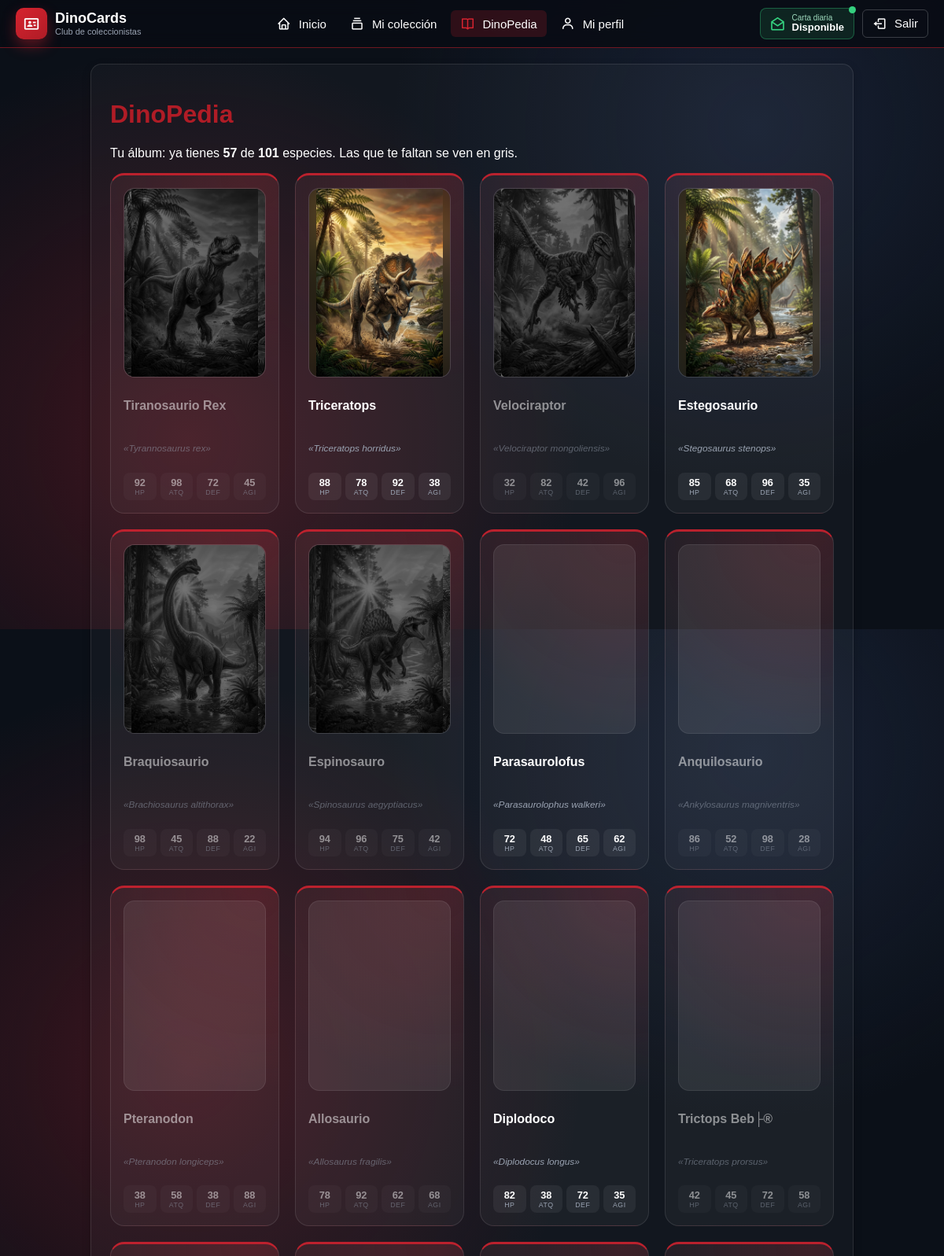
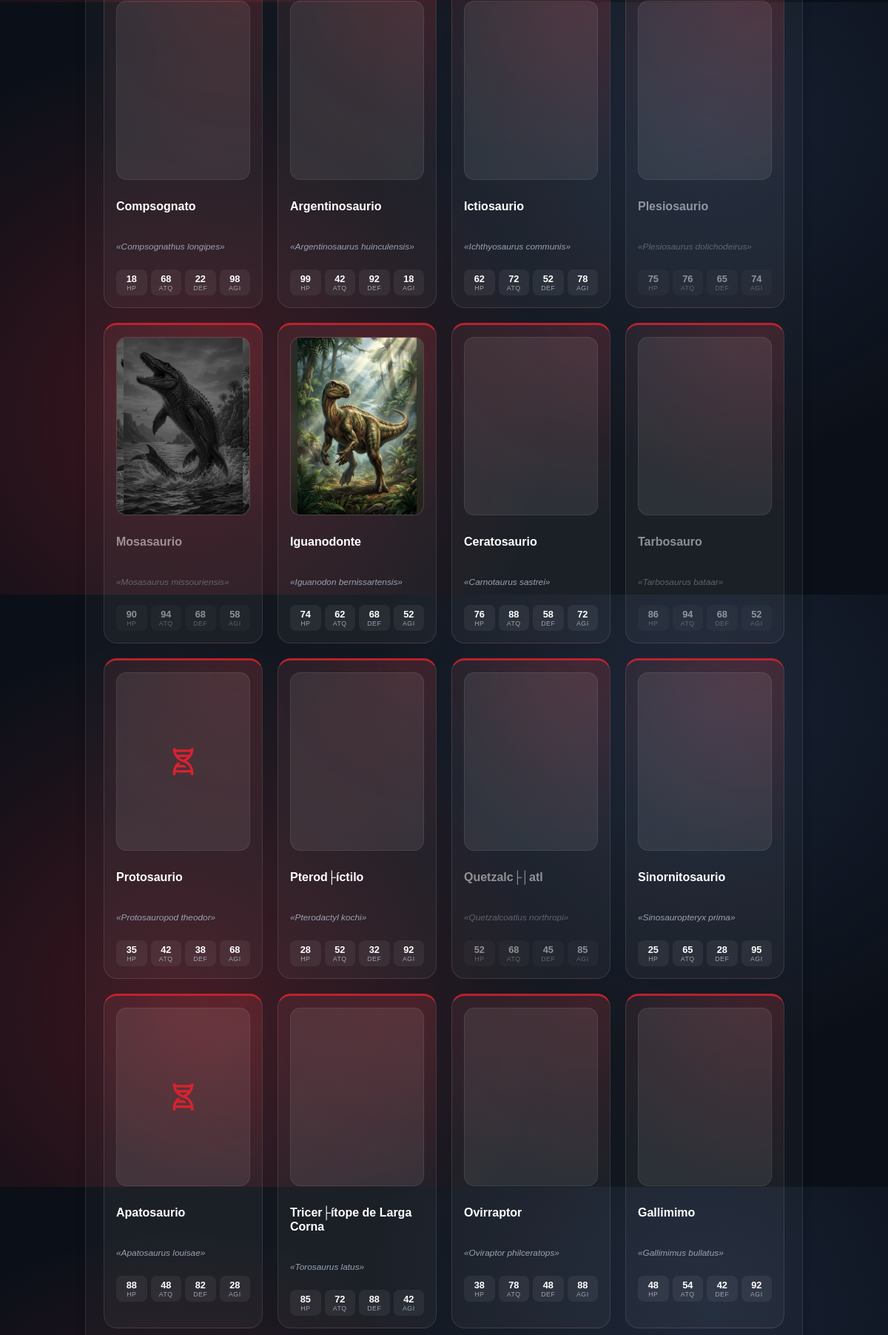
The page /dinopedia.php (signed in, upper part) on the database its author committed (2 pictures, top to bottom).
### tables this page shows
CREATE TABLE `dinosaurios` (
  `id` int NOT NULL AUTO_INCREMENT,
  `nombre` varchar(64) DEFAULT NULL,
  `especie` varchar(1024) DEFAULT NULL,
  `periodo` varchar(1024) DEFAULT NULL,
  `imagen_url` varchar(1024) DEFAULT NULL,
  `altura` decimal(4,2) DEFAULT NULL,
  `largo` decimal(4,2) DEFAULT NULL,
  `peso` decimal(6,3) DEFAULT NULL,
  `hp` int DEFAULT NULL,
  `vigor` int DEFAULT NULL,
  `ataque` int DEFAULT NULL,
  `defensa` int DEFAULT NULL,
  `agilidad` int DEFAULT NULL,
  PRIMARY KEY (`id`)
);

### src/ColeccionService.php (called while the page is built, shortened)
<?php
function obtenerIdsColeccion(int $usuario_id): array
{
    global $conexion;
    $ids = [];
    $consulta = $conexion->prepare("SELECT dinosaurio_id FROM colecciones WHERE usuario_id = ?");
    $consulta->bind_param("i", $usuario_id);
    $consulta->execute();
    $resultado = $consulta->get_result();
    while ($fila = $resultado->fetch_assoc()) {
        $ids[] = (int) $fila["dinosaurio_id"];
    }
    return $ids;
}

### src/AccesoDatos.php (called while the page is built, shortened)
<?php
$host     = '127.0.0.1';
$port     = 3306;
$database = 'dinocards';
$username = 'oscar';
$password = '561Cazadora#%';
$conexion = @new mysqli($host, $username, $password, $database, $port);
$conexion->set_charset('utf8mb4');
function escapar($texto)
{
    return htmlspecialchars($texto ?? "", ENT_QUOTES, "UTF-8");
}
require_once __DIR__ . '/ColeccionService.php';

### dinopedia.php (the view, shortened to what this page needs)
<?php
require_once __DIR__ . "/src/AccesoDatos.php";
$usuario_id = (int) $_SESSION["usuario_id"];
$mios = array_flip(obtenerIdsColeccion($usuario_id));
$dinos = [];
$res = $conexion->query("SELECT * FROM dinosaurios ORDER BY id");
while ($d = $res->fetch_assoc()) {
    $dinos[] = $d;
}
?>
<!DOCTYPE html>
<html lang="es">
<head>
    <link href="https://unpkg.com/boxicons@2.1.4/css/boxicons.min.css" rel="stylesheet">
    <link rel="stylesheet" href="styles/comun.css?v=<?= @filemtime(__DIR__ . '/styles/comun.css') ?>">
    <link rel="stylesheet" href="styles/paginas.css?v=<?= @filemtime(__DIR__ . '/styles/paginas.css') ?>">
</head>
<body>
<?php require "menu.php"; ?>
<main>
    <div class="tarjeta panel-oscuro">
        <h1>DinoPedia</h1>
        <p>Tu álbum: ya tienes <b><?= count($mios) ?></b> de <b><?= count($dinos) ?></b> especies. Las que te faltan se ven en gris.</p>
        <ul class="cartas-grid">
            <?php foreach ($dinos as $d): ?>
                <li class="carta-mini<?= isset($mios[$d["id"]]) ? "" : " bloqueada" ?>">
                    <span class="retrato">
                        <?php $img_ok = false; $img_path = $d["imagen_url"] ?? null; if (!empty($img_path)) { $full = __DIR__ . "/" . ltrim($img_path, '/\\'); $img_ok = is_readable($full); } ?>
                        <?php if ($img_ok): ?>
                            <img src="<?= escapar($img_path) ?>" alt="<?= escapar($d["nombre"]) ?>" loading="lazy" decoding="async" onerror="this.style.display='none'">
                        <?php else: ?>
                            <i class="bx bx-dna" aria-hidden="true"></i>
                        <?php endif; ?>
                    </span>
                    <h3><?= escapar($d["nombre"]) ?></h3>
                    <p class="apodo">«<?= escapar($d["especie"]) ?>»</p>
                    <div class="mini-stats">
                        <span><b><?= escapar($d["hp"]) ?></b><small>HP</small></span>
                        <span><b><?= escapar($d["ataque"]) ?></b><small>ATQ</small></span>
                        <span><b><?= escapar($d["defensa"]) ?></b><small>DEF</small></span>
                        <span><b><?= escapar($d["agilidad"]) ?></b><small>AGI</small></span>
                    </div>
                </li>
            <?php endforeach; ?>
        </ul>
    </div>
</main>
</body>
</html>

### styles/comun.css (style rules this page uses)
* { box-sizing: border-box; }
:root { --rojo: #d6232f; --rojo-osc: #b01c26; --fondo: #0b1018; --texto: #111827; --gris: #6b7280; --borde: #d9dde5; }
body { margin: 0; font-family: Arial, Helvetica, sans-serif; min-height: 100vh; color: #ffffff; background: radial-gradient(circle at 20% 70%, rgba(214, 35, 47, .25), transparent 45%), radial-gradient(circle at 80% 20%, rgba(60, 80, 130, .25), transparent 40%), var(--fondo); }
main { max-width: 1000px; margin: 20px auto; padding: 0 15px; }
.tarjeta { background-color: #181820; border: 1px solid #282836; border-radius: 14px; padding: 1.5rem; box-shadow: 0 4px 12px rgba(0, 0, 0, 0.2); margin-bottom: 20px; }
h1, h2, h3 { color: var(--rojo-osc); }

### styles/paginas.css (style rules this page uses)
.tarjeta.panel-oscuro { background: rgba(255, 255, 255, .03); border-color: rgba(255, 255, 255, .1); color: #ffffff; }
.cartas-grid { list-style: none; display: grid; grid-template-columns: repeat(auto-fill, minmax(190px, 1fr)); gap: 20px; padding: 0; margin: 0; }
.carta-mini { position: relative; display: flex; flex-direction: column; gap: 10px; padding: 16px; border-radius: 18px; border: 1px solid rgba(255, 255, 255, .1); border-top: 3px solid rgba(214, 35, 47, .85); background: radial-gradient(circle at 85% 0%, rgba(214, 35, 47, .18), transparent 55%), rgba(255, 255, 255, .04); transition: transform .15s ease, border-color .15s ease; }
.carta-mini .retrato { position: relative; width: 100%; aspect-ratio: 3 / 4; display: flex; align-items: center; justify-content: center; border-radius: 14px; background: rgba(255, 255, 255, .08); color: var(--rojo); font-size: 2.6rem; overflow: hidden; border: 1px solid rgba(255, 255, 255, .08); }
.carta-mini .retrato img { width: 100%; height: 100%; object-fit: contain; object-position: center; display: block; transition: transform .35s ease; }
.carta-mini .retrato img:not(.fondo) { position: relative; z-index: 1; }
.carta-mini h3 { font-size: 1rem; color: #ffffff; line-height: 1.2; }
.carta-mini .apodo { font-size: .74rem; color: #9aa3b2; font-style: italic; }
.carta-mini .mini-stats { display: grid; grid-template-columns: repeat(4, 1fr); gap: 5px; margin-top: 2px; }
.carta-mini .mini-stats span { display: flex; flex-direction: column; align-items: center; padding: 5px 2px; background: rgba(255, 255, 255, .06); border-radius: 8px; }
.carta-mini .mini-stats b { font-size: .8rem; color: #ffffff; }
.carta-mini .mini-stats small { font-size: .55rem; color: #9aa3b2; letter-spacing: .5px; }
.carta-mini.bloqueada .retrato img, .carta-mini.bloqueada .retrato i { filter: grayscale(100%) brightness(.45); }
.carta-mini.bloqueada h3, .carta-mini.bloqueada .apodo, .carta-mini.bloqueada .mini-stats { opacity: .5; }

### rows shown on the page
dinosaurios: imagen_url (picture), nombre "Tiranosaurio Rex", especie "Tyrannosaurus rex", hp "92", ataque "98", defensa "72", agilidad "45"
dinosaurios: imagen_url (picture), nombre "Triceratops", especie "Triceratops horridus", hp "88", ataque "78", defensa "92", agilidad "38"
dinosaurios: imagen_url (picture), nombre "Velociraptor", especie "Velociraptor mongoliensis", hp "32", ataque "82", defensa "42", agilidad "96"
dinosaurios: imagen_url (picture), nombre "Estegosaurio", especie "Stegosaurus stenops", hp "85", ataque "68", defensa "96", agilidad "35"
dinosaurios: imagen_url (picture), nombre "Braquiosaurio", especie "Brachiosaurus altithorax", hp "98", ataque "45", defensa "88", agilidad "22"
dinosaurios: imagen_url (picture), nombre "Espinosauro", especie "Spinosaurus aegyptiacus", hp "94", ataque "96", defensa "75", agilidad "42"
dinosaurios: imagen_url (picture), nombre "Parasaurolofus", especie "Parasaurolophus walkeri", hp "72", ataque "48", defensa "65", agilidad "62"
dinosaurios: imagen_url (picture), nombre "Anquilosaurio", especie "Ankylosaurus magniventris", hp "86", ataque "52", defensa "98", agilidad "28"
dinosaurios: imagen_url (picture), nombre "Pteranodon", especie "Pteranodon longiceps", hp "38", ataque "58", defensa "38", agilidad "88"
dinosaurios: imagen_url (picture), nombre "Allosaurio", especie "Allosaurus fragilis", hp "78", ataque "92", defensa "62", agilidad "68"
dinosaurios: imagen_url (picture), nombre "Diplodoco", especie "Diplodocus longus", hp "82", ataque "38", defensa "72", agilidad "35"
dinosaurios: imagen_url (picture), nombre "Trictops Beb├®", especie "Triceratops prorsus", hp "42", ataque "45", defensa "72", agilidad "58"
dinosaurios: imagen_url (picture), nombre "Compsognato", especie "Compsognathus longipes", hp "18", ataque "68", defensa "22", agilidad "98"
dinosaurios: imagen_url (picture), nombre "Argentinosaurio", especie "Argentinosaurus huinculensis", hp "99", ataque "42", defensa "92", agilidad "18"
dinosaurios: imagen_url (picture), nombre "Ictiosaurio", especie "Ichthyosaurus communis", hp "62", ataque "72", defensa "52", agilidad "78"
dinosaurios: imagen_url (picture), nombre "Plesiosaurio", especie "Plesiosaurus dolichodeirus", hp "75", ataque "76", defensa "65", agilidad "74"
dinosaurios: imagen_url (picture), nombre "Mosasaurio", especie "Mosasaurus missouriensis", hp "90", ataque "94", defensa "68", agilidad "58"
dinosaurios: imagen_url (picture), nombre "Iguanodonte", especie "Iguanodon bernissartensis", hp "74", ataque "62", defensa "68", agilidad "52"
dinosaurios: imagen_url (picture), nombre "Ceratosaurio", especie "Carnotaurus sastrei", hp "76", ataque "88", defensa "58", agilidad "72"
dinosaurios: imagen_url (picture), nombre "Tarbosauro", especie "Tarbosaurus bataar", hp "86", ataque "94", defensa "68", agilidad "52"
dinosaurios: nombre "Protosaurio", especie "Protosauropod theodor", hp "35", ataque "42", defensa "38", agilidad "68"
dinosaurios: imagen_url (picture), nombre "Pterod├íctilo", especie "Pterodactyl kochi", hp "28", ataque "52", defensa "32", agilidad "92"
dinosaurios: imagen_url (picture), nombre "Quetzalc├│atl", especie "Quetzalcoatlus northropi", hp "52", ataque "68", defensa "45", agilidad "85"
dinosaurios: imagen_url (picture), nombre "Sinornitosaurio", especie "Sinosauropteryx prima", hp "25", ataque "65", defensa "28", agilidad "95"
dinosaurios: nombre "Apatosaurio", especie "Apatosaurus louisae", hp "88", ataque "48", defensa "82", agilidad "28"
dinosaurios: imagen_url (picture), nombre "Tricer├ítope de Larga Corna", especie "Torosaurus latus", hp "85", ataque "72", defensa "88", agilidad "42"
dinosaurios: imagen_url (picture), nombre "Ovirraptor", especie "Oviraptor philceratops", hp "38", ataque "78", defensa "48", agilidad "88"
dinosaurios: imagen_url (picture), nombre "Gallimimo", especie "Gallimimus bullatus", hp "48", ataque "54", defensa "42", agilidad "92"

### other values the page prints
escapar($texto) "Inicio"
escapar($texto) "Mi colección"
escapar($texto) "DinoPedia"
escapar($texto) "Mi perfil"
count($mios) "57"
count($dinos) "101"
